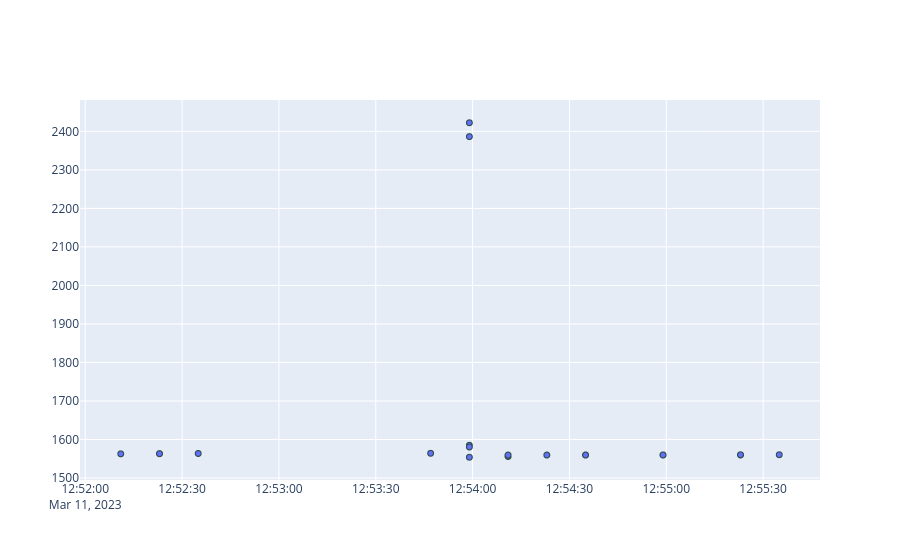

Notebook cell for this chart:
### Code cell
# Filter for transactions around block 14953915
plot_data = data.filter((pl.col("block_number") < 16804970+10) & (pl.col("block_number") > 16804970-10))

# Plot the returns
import plotly.graph_objects as go
import polars as pl

# Assuming 'data' is your Polars DataFrame with 'timestamp' and 'return' columns
# Convert Polars columns to NumPy arrays
x_values = plot_data.select("clocktime").to_numpy().flatten()
y_values =plot_data.select("marginal_price").to_numpy().flatten()

# Create a figure and add Scattergl trace
fig = go.Figure()
fig.add_trace(
    go.Scattergl(
        x=x_values,
        y=y_values,
        mode='markers',
        marker=dict(
            line=dict(
                width=1,
                color='DarkSlateGrey'
            )
        )
    )
)

# Display the figure
fig.show()

### Figure 1 — Plotly figure (JSON) as saved in the notebook; plotly's stock layout.template omitted (floating-point values rounded to 4 significant figures)
{"data": [{"marker": {"line": {"color": "DarkSlateGrey", "width": 1}}, "mode": "markers", "type": "scattergl", "x": ["2023-03-11T12:52:11.000000", "2023-03-11T12:52:23.000000", "2023-03-11T12:52:23.000000", "2023-03-11T12:52:35.000000", "2023-03-11T12:53:47.000000", "2023-03-11T12:53:59.000000", "2023-03-11T12:53:59.000000", "2023-03-11T12:53:59.000000", "2023-03-11T12:53:59.000000", "2023-03-11T12:53:59.000000", "2023-03-11T12:54:11.000000", "2023-03-11T12:54:11.000000", "2023-03-11T12:54:23.000000", "2023-03-11T12:54:35.000000", "2023-03-11T12:54:35.000000", "2023-03-11T12:54:59.000000", "2023-03-11T12:54:59.000000", "2023-03-11T12:55:23.000000", "2023-03-11T12:55:23.000000", "2023-03-11T12:55:35.000000"], "y": [1563.0, 1563.0, 1563.0, 1564.0, 1564.0, 2387.0, 2422.0, 1585.0, 1581.0, 1554.0, 1556.0, 1560.0, 1560.0, 1560.0, 1560.0, 1560.0, 1560.0, 1560.0, 1560.0, 1560.0]}], "layout": {}}
